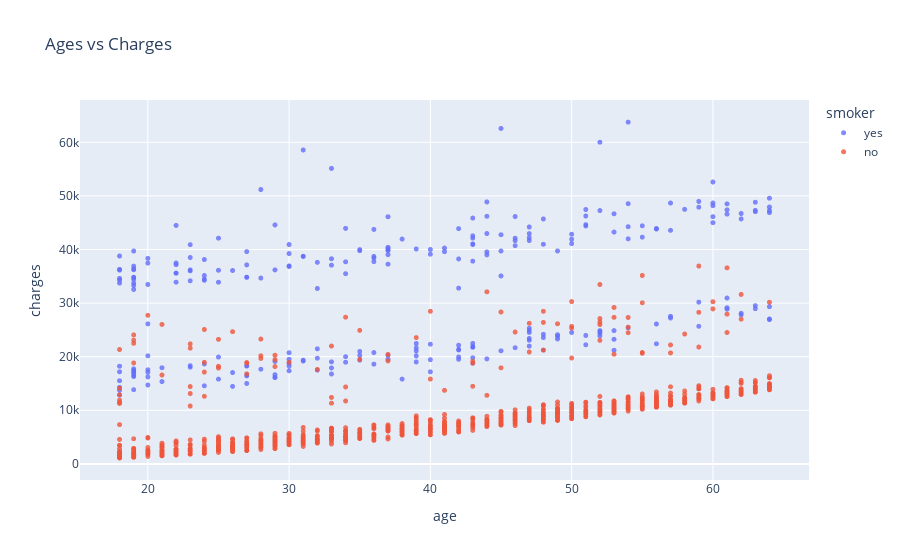

Notebook cell for this chart:
### Markdown cell above
## Ages and Charges

### Code cell
fig = px.scatter(
    medical_df,
    x="age",
    y="charges",
    color="smoker",
    opacity=0.8,
    hover_data=["sex"],
    title="Ages vs Charges",
)
fig.update_traces(marker_size=5)
fig.show()

### Figure 1 — Plotly figure (JSON) as saved in the notebook; plotly's stock layout.template omitted (floating-point values rounded to 4 significant figures; data arrays with more than 128 entries replaced by an {"elided": "..."} marker saying what was removed)
{"data": [{"customdata": {"elided": "274x1 str values"}, "hovertemplate": "smoker=yes<br>age=%{x}<br>charges=%{y}<br>sex=%{customdata[0]}<extra></extra>", "legendgroup": "yes", "marker": {"color": "#636efa", "opacity": 0.8, "size": 5, "symbol": "circle"}, "mode": "markers", "name": "yes", "showlegend": true, "type": "scattergl", "x": {"elided": "274 int values"}, "xaxis": "x", "y": {"elided": "274 float values"}, "yaxis": "y"}, {"customdata": {"elided": "1064x1 str values"}, "hovertemplate": "smoker=no<br>age=%{x}<br>charges=%{y}<br>sex=%{customdata[0]}<extra></extra>", "legendgroup": "no", "marker": {"color": "#EF553B", "opacity": 0.8, "size": 5, "symbol": "circle"}, "mode": "markers", "name": "no", "showlegend": true, "type": "scattergl", "x": {"elided": "1064 int values"}, "xaxis": "x", "y": {"elided": "1064 float values"}, "yaxis": "y"}], "layout": {"legend": {"title": {"text": "smoker"}, "tracegroupgap": 0}, "title": {"text": "Ages vs Charges"}, "xaxis": {"anchor": "y", "domain": [0, 1], "title": {"text": "age"}}, "yaxis": {"anchor": "x", "domain": [0, 1], "title": {"text": "charges"}}}}
